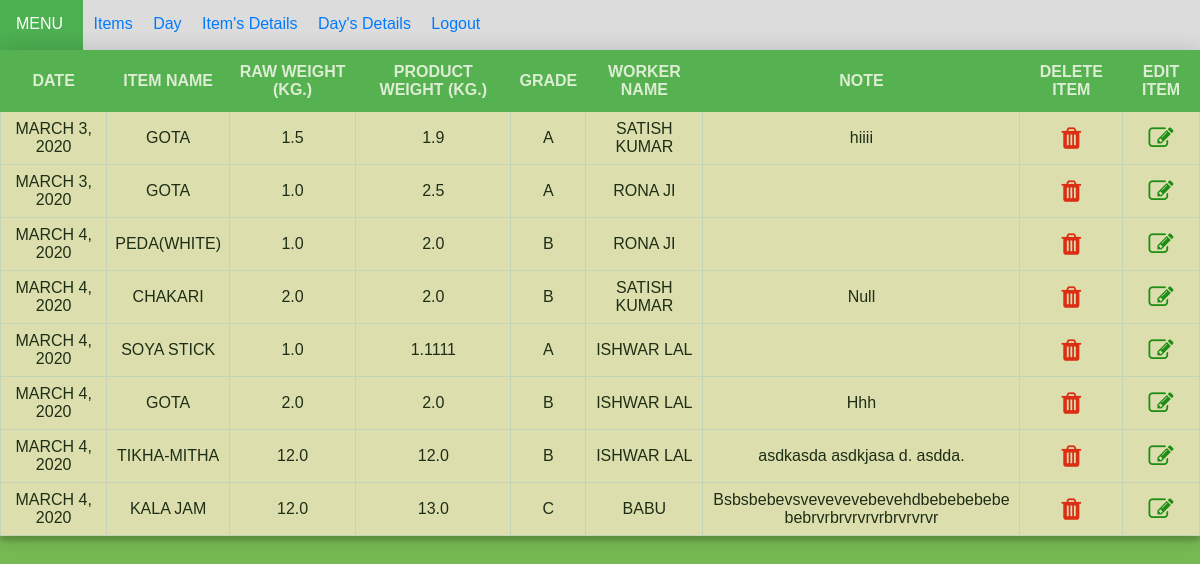
The app's page /show/ (signed in), older data.
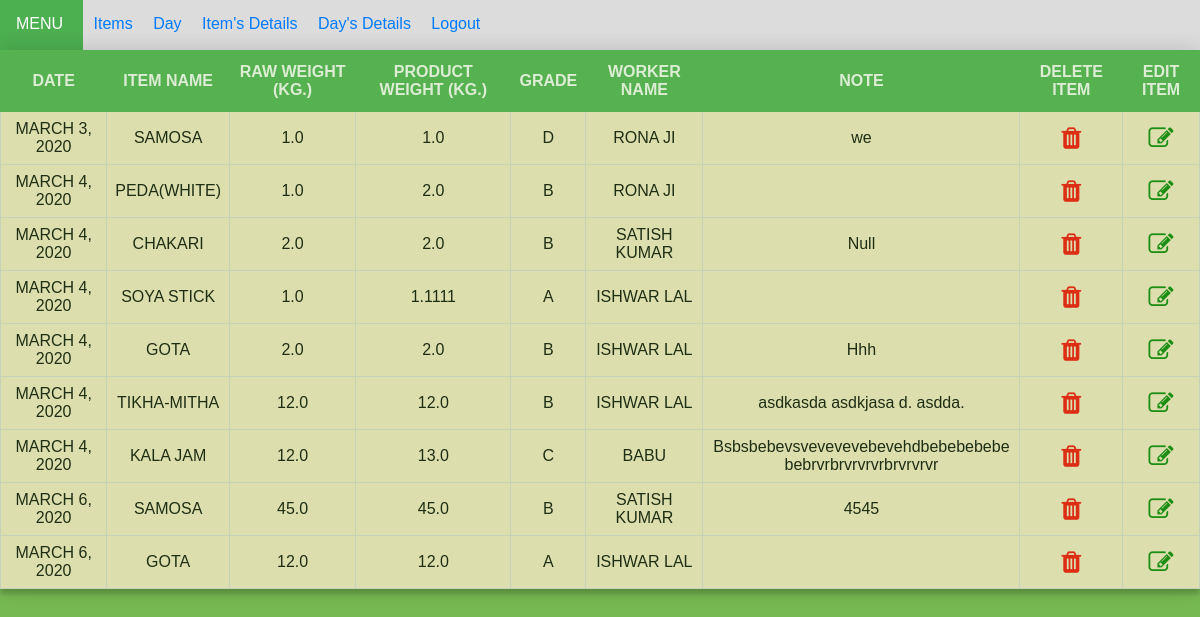
The same page, newer data.
### cal/models.py (models this page shows, shortened)
class items(models.Model):
    item_names = models.CharField(max_length=100, choices=item_names)
    rweight = models.FloatField(default="0.0")
    iweight = models.FloatField(default="0.0")
    grade = models.CharField(max_length=1, choices=grades)
    worker = models.CharField(max_length=50, choices=worker_names )
    note = models.TextField(max_length=1000, blank=True, null=True)
    user_id = models.ForeignKey(User, on_delete=models.CASCADE, null=True)
    date = models.DateField(default = date.today)

### cal/views.py (the view)
# urls.py: path('show/', views.show, name='show'),
@login_required(login_url='login')
def show(request):
    all_items = items.objects.filter(user_id=request.user)
    return render(request, 'show.html', {'all_items': all_items})

### cal/templates/show.html (shortened to what this page needs)
{% load static %}
<!DOCTYPE html>
<html lang="en">
    <head>
        <link href="{% static  'css/show.css' %}" type="text/css" rel="stylesheet">
        <link rel="stylesheet" href="https://cdnjs.cloudflare.com/ajax/libs/font-awesome/4.7.0/css/font-awesome.min.css">
    </head>
    <body>
        <div class="head">
            <nav class="nav">
            <a class="menu">MENU </a>
            <a class="nav-item" href="{% url 'home' %}">Items</a>
            <a class="nav-item" href="{% url 'day' %}">Day</a>
            <a class="nav-item" href="{% url 'show' %}">Item's Details</a>
            <a class="nav-item" href="{% url 'todays_detail' %}">Day's Details</a>
            <a class="nav-item" href="{% url 'logout' %}">Logout</a>
            </nav>
        </div>
        <table class="container">
            <tr>
                <th>Date</th>
                <th>Item name</th>
                <th>Raw weight (kg.)</th>
                <th>Product weight (kg.)</th>
                <th>Grade</th>
                <th>Worker Name</th>
                <th>Note</th>
                <th>delete item</th>
                <th>edit item</th>
            </tr>
            {% if all_items %}
                {% for things in all_items %}
            <tr class="table-secondary">
                <td class="striker">{{ things.date }}</td>
                <td class="striker">{{ things.item_names }}</td>
                <td class="striker">{{ things.rweight }}</td>
                <td class="striker">{{ things.iweight }}</td>
                <td class="striker">{{ things.grade }}</td>
                <td class="striker">{{ things.worker }}</td>
                <td class="note">{{ things.note }}</td>
                <td class="delete"><center><a onclick = "return confirm ('You really want to delete Details of {{ things.item_names}}?')" href="{% url 'delete_item' things.id %}"><i class="fa fa-trash" style="font-size: 25px;"></i></a></center></td>
                <td class="edit"><center><a href="{% url 'edit_item' things.id %}"><i class="fa fa-edit" style="font-size: 25px;"></i></a></center></td>
            </tr>
                {% endfor %}
          {% endif %}
        </table>
    </body>
</html>

Row changes from the older to the newer data that the page shows:
removed items: date "MARCH 3, 2020", item_names "GOTA", rweight "1.0", iweight "2.5", grade "A", worker "RONA JI"
changed items "MARCH 3, 2020": item_names "GOTA" → "SAMOSA"; rweight "1.5" → "1.0"; iweight "1.9" → "1.0"; grade "A" → "D"; worker "SATISH KUMAR" → "RONA JI"; note "hiiii" → "we"
added items: date "MARCH 6, 2020", item_names "SAMOSA", rweight "45.0", iweight "45.0", grade "B", worker "SATISH KUMAR", note "4545"
added items: date "MARCH 6, 2020", item_names "GOTA", rweight "12.0", iweight "12.0", grade "A", worker "ISHWAR LAL"
